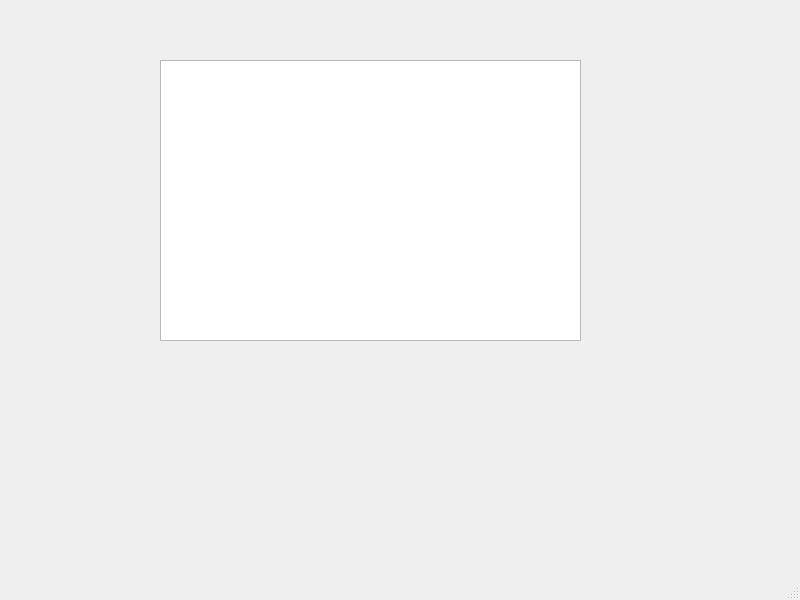
<?xml version="1.0" encoding="UTF-8"?>
<ui version="4.0">
 <class>MainWindow</class>
 <widget class="QMainWindow" name="MainWindow">
  <property name="geometry">
   <rect>
    <x>0</x>
    <y>0</y>
    <width>800</width>
    <height>600</height>
   </rect>
  </property>
  <property name="windowTitle">
   <string>MainWindow</string>
  </property>
  <widget class="QWidget" name="centralwidget">
   <widget class="QGraphicsView" name="graphicsView">
    <property name="geometry">
     <rect>
      <x>160</x>
      <y>60</y>
      <width>421</width>
      <height>281</height>
     </rect>
    </property>
   </widget>
  </widget>
  <widget class="QMenuBar" name="menubar">
   <property name="geometry">
    <rect>
     <x>0</x>
     <y>0</y>
     <width>800</width>
     <height>17</height>
    </rect>
   </property>
  </widget>
  <widget class="QStatusBar" name="statusbar"/>
 </widget>
 <resources/>
 <connections/>
</ui>
